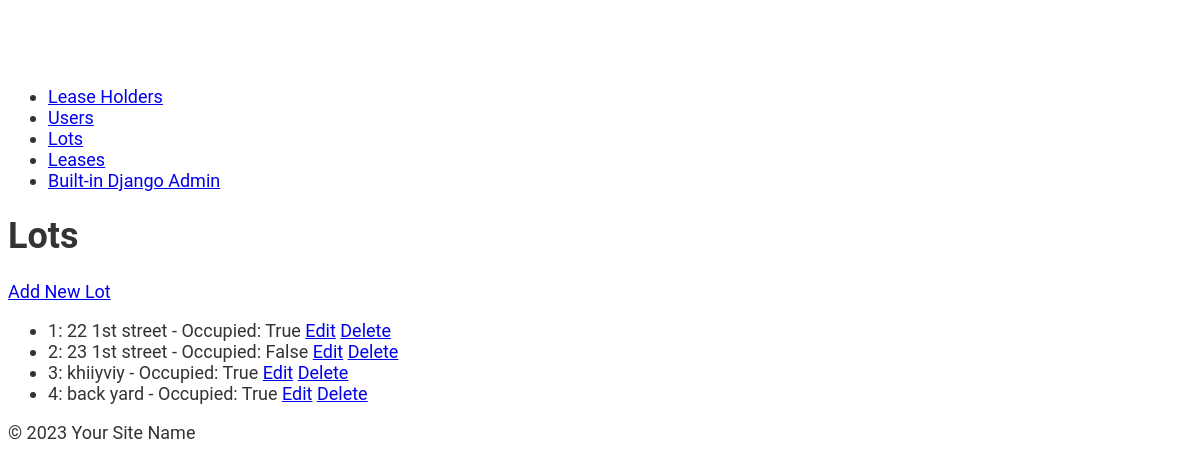
Page /lots/ on the earlier database version.
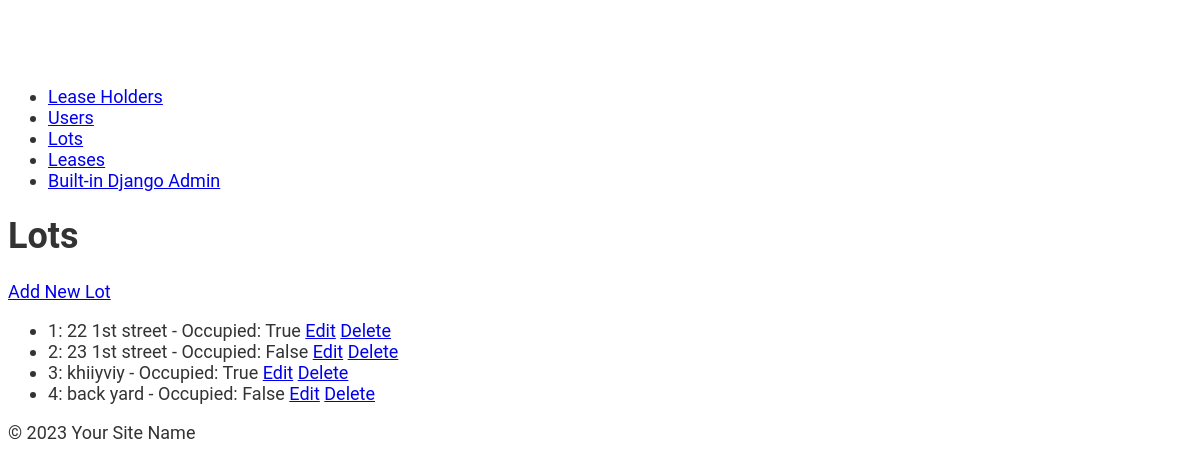
Same page on the later database version.
### lots/models.py (models this page shows, shortened)
class Lot(models.Model):
    lot_number = models.IntegerField(unique=True, help_text="Unique number identifying the lot")
    lot_address = models.CharField(max_length=300, help_text="Address of the lot")
    occupied = models.BooleanField(default=False, help_text="Flag to indicate if the lot is currently occupied")

### lots/views.py (the view)
# urls.py: path('lots/', lot_list, name='lot_list'),
def lot_list(request):
    lots = Lot.objects.all()
    return render(request, 'lots/lot_list.html', {'lots': lots})

### lots/templates/lots/lot_list.html (shortened to what this page needs)
{% extends 'lots/base.html' %}
{% block content %}
<h1>Lots</h1>
<a href="{% url 'lot_create' %}">Add New Lot</a>
<ul>
    {% for lot in lots %}
    <li>
        {{ lot.lot_number }}: {{ lot.lot_address }} - Occupied: {{ lot.occupied }}
        <a href="{% url 'lot_update' lot.pk %}">Edit</a>
        <a href="{% url 'lot_delete' lot.pk %}">Delete</a>
    </li>
    {% endfor %}
</ul>
{% endblock %}

Differences in the rows shown:
changed Lot "back yard": occupied "True" → "False"
